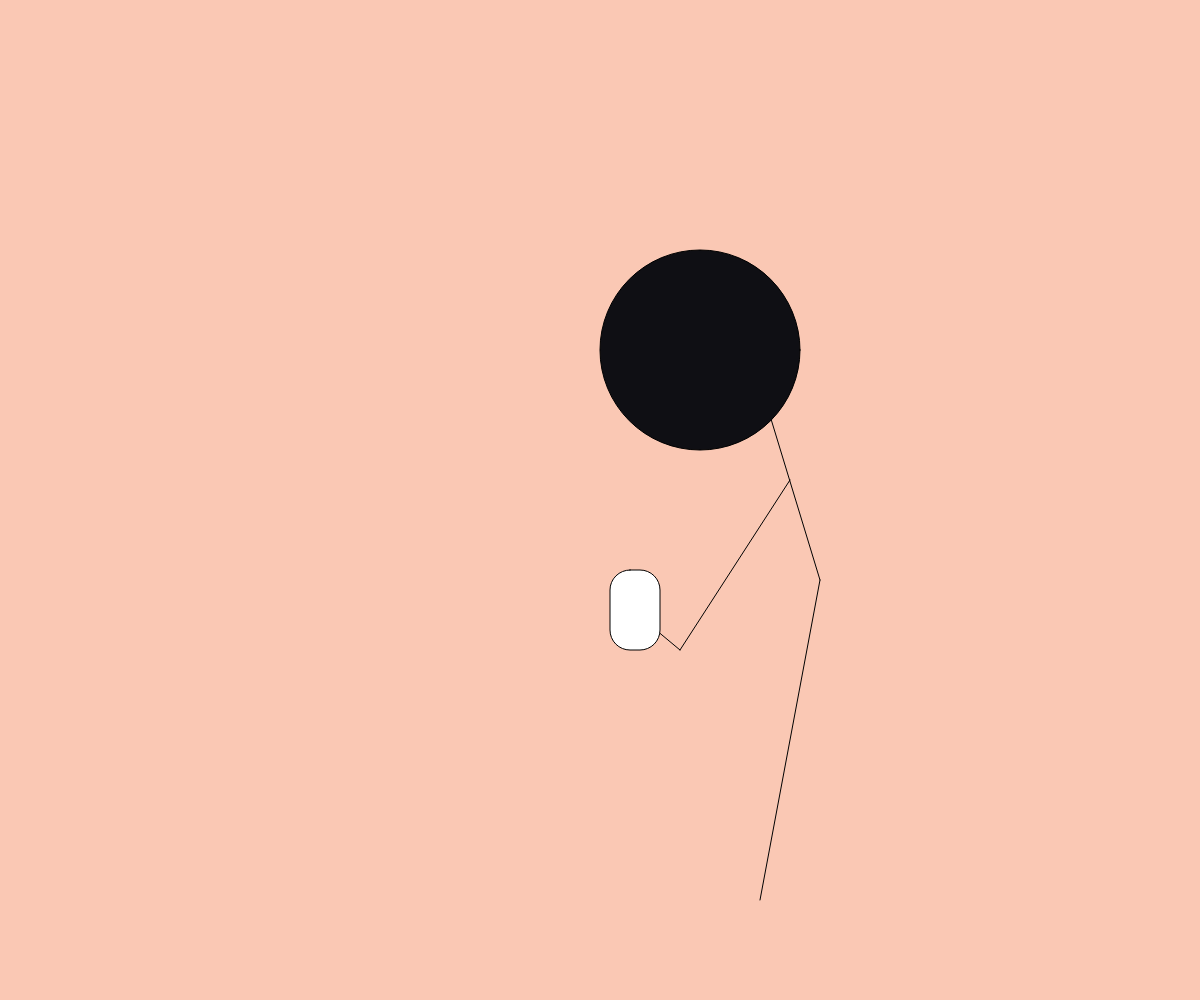
Frame 1 (no input)
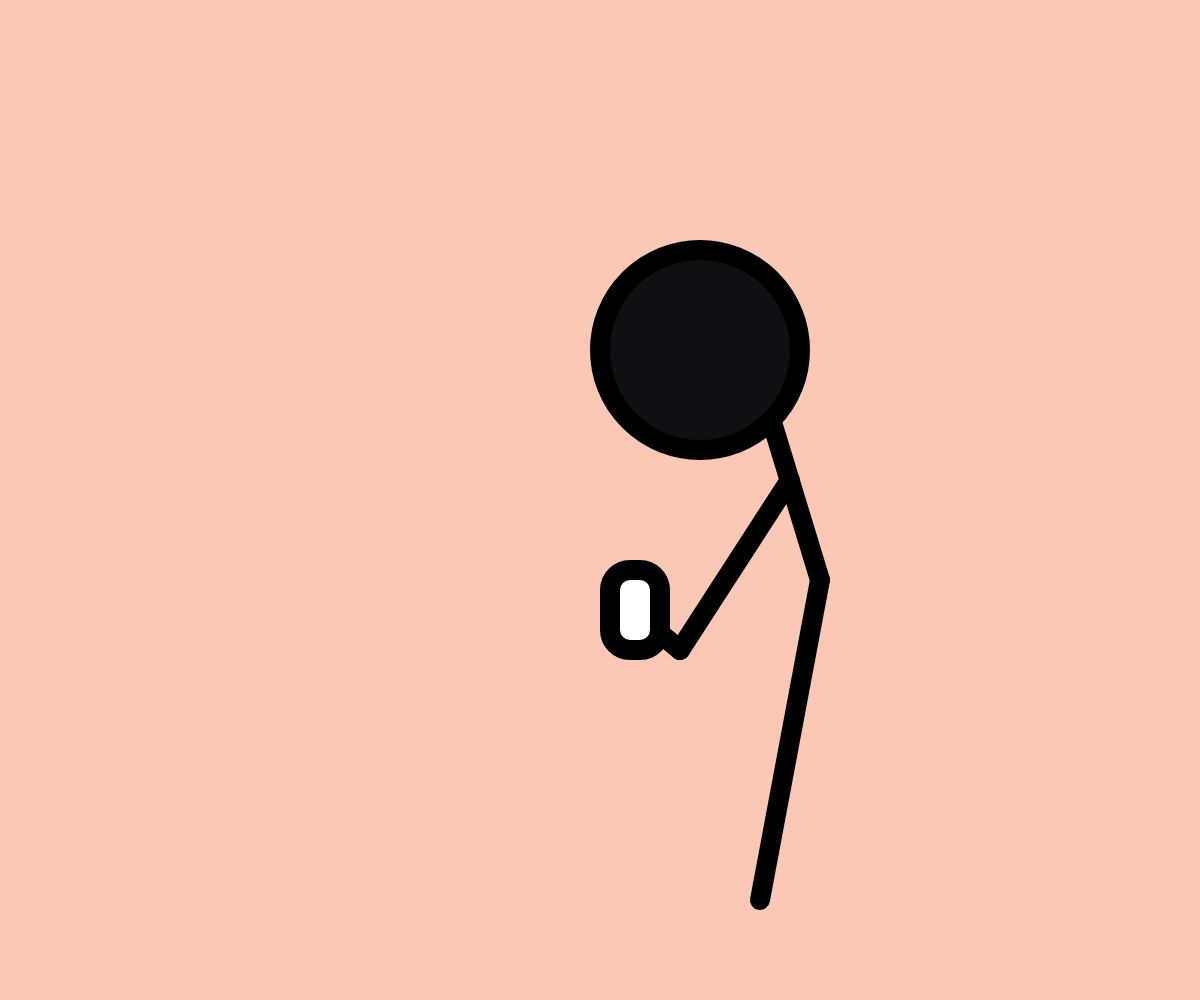
Frame 60 (no input)
Frame 120 (the mouse pressed at the canvas centre since frame 60): identical to frame 60, image omitted

The p5.js sketch that drew these frames (run headless with seeded random() and noise() and a simulated clock; from frame 60 on, the mouse is pressed at the canvas centre):

// p5.js sketch
// ── sketch.js
function setup() {
  createCanvas(windowWidth, windowHeight);
}

function draw() {
  background(250, 200, 180);

  fill(15, 15, 20);
  line(750, 350, 820, 580);
  line(820, 580, 760, 900);

  line(790, 480, 680, 650);
  line(680, 650, 620, 600)
circle(700, 350, 200);

fill('white')

rect(610, 570, 50, 80, 20);








  strokeWeight(20);
}
